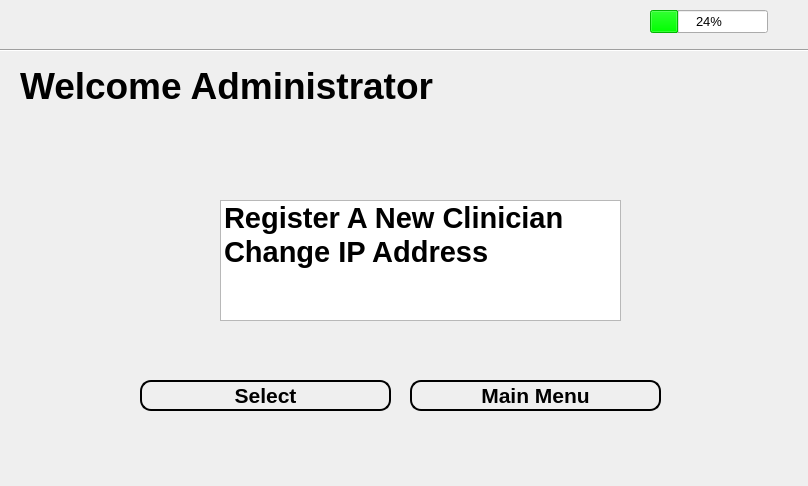
<?xml version="1.0" encoding="UTF-8"?>
<ui version="4.0">
 <class>administratorGui</class>
 <widget class="QWidget" name="administratorGui">
  <property name="geometry">
   <rect>
    <x>0</x>
    <y>0</y>
    <width>808</width>
    <height>486</height>
   </rect>
  </property>
  <property name="font">
   <font>
    <pointsize>10</pointsize>
   </font>
  </property>
  <property name="windowTitle">
   <string>Form</string>
  </property>
  <property name="styleSheet">
   <string notr="true"/>
  </property>
  <widget class="Line" name="line">
   <property name="geometry">
    <rect>
     <x>0</x>
     <y>40</y>
     <width>811</width>
     <height>20</height>
    </rect>
   </property>
   <property name="font">
    <font>
     <weight>75</weight>
     <bold>true</bold>
    </font>
   </property>
   <property name="orientation">
    <enum>Qt::Horizontal</enum>
   </property>
  </widget>
  <widget class="QLabel" name="label">
   <property name="geometry">
    <rect>
     <x>20</x>
     <y>60</y>
     <width>471</width>
     <height>51</height>
    </rect>
   </property>
   <property name="font">
    <font>
     <pointsize>28</pointsize>
     <weight>75</weight>
     <bold>true</bold>
    </font>
   </property>
   <property name="text">
    <string>Welcome Administrator </string>
   </property>
  </widget>
  <widget class="QLabel" name="Date">
   <property name="geometry">
    <rect>
     <x>30</x>
     <y>10</y>
     <width>191</width>
     <height>31</height>
    </rect>
   </property>
   <property name="palette">
    <palette>
     <active>
      <colorrole role="WindowText">
       <brush brushstyle="SolidPattern">
        <color alpha="255">
         <red>0</red>
         <green>0</green>
         <blue>0</blue>
        </color>
       </brush>
      </colorrole>
      <colorrole role="Text">
       <brush brushstyle="SolidPattern">
        <color alpha="255">
         <red>0</red>
         <green>0</green>
         <blue>0</blue>
        </color>
       </brush>
      </colorrole>
      <colorrole role="LinkVisited">
       <brush brushstyle="SolidPattern">
        <color alpha="255">
         <red>0</red>
         <green>0</green>
         <blue>0</blue>
        </color>
       </brush>
      </colorrole>
      <colorrole role="ToolTipText">
       <brush brushstyle="SolidPattern">
        <color alpha="255">
         <red>255</red>
         <green>255</green>
         <blue>255</blue>
        </color>
       </brush>
      </colorrole>
     </active>
     <inactive>
      <colorrole role="WindowText">
       <brush brushstyle="SolidPattern">
        <color alpha="255">
         <red>0</red>
         <green>0</green>
         <blue>0</blue>
        </color>
       </brush>
      </colorrole>
      <colorrole role="Text">
       <brush brushstyle="SolidPattern">
        <color alpha="255">
         <red>0</red>
         <green>0</green>
         <blue>0</blue>
        </color>
       </brush>
      </colorrole>
      <colorrole role="LinkVisited">
       <brush brushstyle="SolidPattern">
        <color alpha="255">
         <red>0</red>
         <green>0</green>
         <blue>0</blue>
        </color>
       </brush>
      </colorrole>
      <colorrole role="ToolTipText">
       <brush brushstyle="SolidPattern">
        <color alpha="255">
         <red>255</red>
         <green>255</green>
         <blue>255</blue>
        </color>
       </brush>
      </colorrole>
     </inactive>
     <disabled>
      <colorrole role="WindowText">
       <brush brushstyle="SolidPattern">
        <color alpha="255">
         <red>120</red>
         <green>120</green>
         <blue>120</blue>
        </color>
       </brush>
      </colorrole>
      <colorrole role="Text">
       <brush brushstyle="SolidPattern">
        <color alpha="255">
         <red>120</red>
         <green>120</green>
         <blue>120</blue>
        </color>
       </brush>
      </colorrole>
      <colorrole role="LinkVisited">
       <brush brushstyle="SolidPattern">
        <color alpha="255">
         <red>0</red>
         <green>0</green>
         <blue>0</blue>
        </color>
       </brush>
      </colorrole>
      <colorrole role="ToolTipText">
       <brush brushstyle="SolidPattern">
        <color alpha="255">
         <red>255</red>
         <green>255</green>
         <blue>255</blue>
        </color>
       </brush>
      </colorrole>
     </disabled>
    </palette>
   </property>
   <property name="font">
    <font>
     <pointsize>14</pointsize>
     <weight>75</weight>
     <bold>true</bold>
    </font>
   </property>
   <property name="text">
    <string/>
   </property>
  </widget>
  <widget class="QLabel" name="Time">
   <property name="geometry">
    <rect>
     <x>340</x>
     <y>10</y>
     <width>181</width>
     <height>31</height>
    </rect>
   </property>
   <property name="palette">
    <palette>
     <active>
      <colorrole role="WindowText">
       <brush brushstyle="SolidPattern">
        <color alpha="255">
         <red>0</red>
         <green>0</green>
         <blue>0</blue>
        </color>
       </brush>
      </colorrole>
      <colorrole role="Text">
       <brush brushstyle="SolidPattern">
        <color alpha="255">
         <red>0</red>
         <green>0</green>
         <blue>0</blue>
        </color>
       </brush>
      </colorrole>
      <colorrole role="ToolTipText">
       <brush brushstyle="SolidPattern">
        <color alpha="255">
         <red>255</red>
         <green>255</green>
         <blue>255</blue>
        </color>
       </brush>
      </colorrole>
     </active>
     <inactive>
      <colorrole role="WindowText">
       <brush brushstyle="SolidPattern">
        <color alpha="255">
         <red>0</red>
         <green>0</green>
         <blue>0</blue>
        </color>
       </brush>
      </colorrole>
      <colorrole role="Text">
       <brush brushstyle="SolidPattern">
        <color alpha="255">
         <red>0</red>
         <green>0</green>
         <blue>0</blue>
        </color>
       </brush>
      </colorrole>
      <colorrole role="ToolTipText">
       <brush brushstyle="SolidPattern">
        <color alpha="255">
         <red>255</red>
         <green>255</green>
         <blue>255</blue>
        </color>
       </brush>
      </colorrole>
     </inactive>
     <disabled>
      <colorrole role="WindowText">
       <brush brushstyle="SolidPattern">
        <color alpha="255">
         <red>120</red>
         <green>120</green>
         <blue>120</blue>
        </color>
       </brush>
      </colorrole>
      <colorrole role="Text">
       <brush brushstyle="SolidPattern">
        <color alpha="255">
         <red>120</red>
         <green>120</green>
         <blue>120</blue>
        </color>
       </brush>
      </colorrole>
      <colorrole role="ToolTipText">
       <brush brushstyle="SolidPattern">
        <color alpha="255">
         <red>255</red>
         <green>255</green>
         <blue>255</blue>
        </color>
       </brush>
      </colorrole>
     </disabled>
    </palette>
   </property>
   <property name="font">
    <font>
     <pointsize>14</pointsize>
     <weight>75</weight>
     <italic>false</italic>
     <bold>true</bold>
    </font>
   </property>
   <property name="text">
    <string/>
   </property>
  </widget>
  <widget class="QProgressBar" name="progressBar">
   <property name="geometry">
    <rect>
     <x>650</x>
     <y>10</y>
     <width>118</width>
     <height>23</height>
    </rect>
   </property>
   <property name="palette">
    <palette>
     <active>
      <colorrole role="WindowText">
       <brush brushstyle="SolidPattern">
        <color alpha="255">
         <red>0</red>
         <green>0</green>
         <blue>0</blue>
        </color>
       </brush>
      </colorrole>
      <colorrole role="Text">
       <brush brushstyle="SolidPattern">
        <color alpha="255">
         <red>0</red>
         <green>0</green>
         <blue>0</blue>
        </color>
       </brush>
      </colorrole>
      <colorrole role="Highlight">
       <brush brushstyle="SolidPattern">
        <color alpha="255">
         <red>0</red>
         <green>255</green>
         <blue>0</blue>
        </color>
       </brush>
      </colorrole>
      <colorrole role="ToolTipText">
       <brush brushstyle="SolidPattern">
        <color alpha="255">
         <red>255</red>
         <green>255</green>
         <blue>255</blue>
        </color>
       </brush>
      </colorrole>
     </active>
     <inactive>
      <colorrole role="WindowText">
       <brush brushstyle="SolidPattern">
        <color alpha="255">
         <red>0</red>
         <green>0</green>
         <blue>0</blue>
        </color>
       </brush>
      </colorrole>
      <colorrole role="Text">
       <brush brushstyle="SolidPattern">
        <color alpha="255">
         <red>0</red>
         <green>0</green>
         <blue>0</blue>
        </color>
       </brush>
      </colorrole>
      <colorrole role="Highlight">
       <brush brushstyle="SolidPattern">
        <color alpha="255">
         <red>0</red>
         <green>255</green>
         <blue>0</blue>
        </color>
       </brush>
      </colorrole>
      <colorrole role="ToolTipText">
       <brush brushstyle="SolidPattern">
        <color alpha="255">
         <red>255</red>
         <green>255</green>
         <blue>255</blue>
        </color>
       </brush>
      </colorrole>
     </inactive>
     <disabled>
      <colorrole role="WindowText">
       <brush brushstyle="SolidPattern">
        <color alpha="255">
         <red>120</red>
         <green>120</green>
         <blue>120</blue>
        </color>
       </brush>
      </colorrole>
      <colorrole role="Text">
       <brush brushstyle="SolidPattern">
        <color alpha="255">
         <red>120</red>
         <green>120</green>
         <blue>120</blue>
        </color>
       </brush>
      </colorrole>
      <colorrole role="Highlight">
       <brush brushstyle="SolidPattern">
        <color alpha="255">
         <red>51</red>
         <green>153</green>
         <blue>255</blue>
        </color>
       </brush>
      </colorrole>
      <colorrole role="ToolTipText">
       <brush brushstyle="SolidPattern">
        <color alpha="255">
         <red>255</red>
         <green>255</green>
         <blue>255</blue>
        </color>
       </brush>
      </colorrole>
     </disabled>
    </palette>
   </property>
   <property name="value">
    <number>24</number>
   </property>
  </widget>
  <widget class="QPushButton" name="pushButton">
   <property name="geometry">
    <rect>
     <x>410</x>
     <y>380</y>
     <width>251</width>
     <height>31</height>
    </rect>
   </property>
   <property name="font">
    <font>
     <pointsize>16</pointsize>
     <weight>75</weight>
     <bold>true</bold>
    </font>
   </property>
   <property name="styleSheet">
    <string notr="true">color: #000000;
border: 2px solid #000;
border-radius: 11px;
padding: 5px;
background: qradialgradient(cx: 0.3, cy: -0.4,
fx: 0.3, fy: -0.4,
radius: 1.35, stop: 0 #fff, stop: 1 #888);
min-width: 80px;</string>
   </property>
   <property name="text">
    <string>Main Menu</string>
   </property>
  </widget>
  <widget class="QListWidget" name="listWidget">
   <property name="geometry">
    <rect>
     <x>220</x>
     <y>200</y>
     <width>401</width>
     <height>121</height>
    </rect>
   </property>
   <property name="font">
    <font>
     <pointsize>22</pointsize>
     <weight>75</weight>
     <bold>true</bold>
    </font>
   </property>
   <item>
    <property name="text">
     <string>Register A New Clinician</string>
    </property>
   </item>
   <item>
    <property name="text">
     <string>Change IP Address</string>
    </property>
   </item>
  </widget>
  <widget class="QPushButton" name="pushButton_2">
   <property name="geometry">
    <rect>
     <x>140</x>
     <y>380</y>
     <width>251</width>
     <height>31</height>
    </rect>
   </property>
   <property name="font">
    <font>
     <pointsize>16</pointsize>
     <weight>75</weight>
     <bold>true</bold>
    </font>
   </property>
   <property name="styleSheet">
    <string notr="true">color: #000000;
border: 2px solid #000;
border-radius: 11px;
padding: 5px;
background: qradialgradient(cx: 0.3, cy: -0.4,
fx: 0.3, fy: -0.4,
radius: 1.35, stop: 0 #fff, stop: 1 #888);
min-width: 80px;</string>
   </property>
   <property name="text">
    <string>Select</string>
   </property>
  </widget>
  <widget class="QLabel" name="label_2">
   <property name="geometry">
    <rect>
     <x>10</x>
     <y>130</y>
     <width>551</width>
     <height>51</height>
    </rect>
   </property>
   <property name="palette">
    <palette>
     <active>
      <colorrole role="WindowText">
       <brush brushstyle="SolidPattern">
        <color alpha="255">
         <red>0</red>
         <green>0</green>
         <blue>0</blue>
        </color>
       </brush>
      </colorrole>
      <colorrole role="Button">
       <brush brushstyle="SolidPattern">
        <color alpha="255">
         <red>170</red>
         <green>0</green>
         <blue>0</blue>
        </color>
       </brush>
      </colorrole>
      <colorrole role="Light">
       <brush brushstyle="SolidPattern">
        <color alpha="255">
         <red>255</red>
         <green>0</green>
         <blue>0</blue>
        </color>
       </brush>
      </colorrole>
      <colorrole role="Midlight">
       <brush brushstyle="SolidPattern">
        <color alpha="255">
         <red>212</red>
         <green>0</green>
         <blue>0</blue>
        </color>
       </brush>
      </colorrole>
      <colorrole role="Dark">
       <brush brushstyle="SolidPattern">
        <color alpha="255">
         <red>85</red>
         <green>0</green>
         <blue>0</blue>
        </color>
       </brush>
      </colorrole>
      <colorrole role="Mid">
       <brush brushstyle="SolidPattern">
        <color alpha="255">
         <red>113</red>
         <green>0</green>
         <blue>0</blue>
        </color>
       </brush>
      </colorrole>
      <colorrole role="Text">
       <brush brushstyle="SolidPattern">
        <color alpha="255">
         <red>0</red>
         <green>0</green>
         <blue>0</blue>
        </color>
       </brush>
      </colorrole>
      <colorrole role="BrightText">
       <brush brushstyle="SolidPattern">
        <color alpha="255">
         <red>255</red>
         <green>255</green>
         <blue>255</blue>
        </color>
       </brush>
      </colorrole>
      <colorrole role="ButtonText">
       <brush brushstyle="SolidPattern">
        <color alpha="255">
         <red>0</red>
         <green>0</green>
         <blue>0</blue>
        </color>
       </brush>
      </colorrole>
      <colorrole role="Base">
       <brush brushstyle="SolidPattern">
        <color alpha="255">
         <red>255</red>
         <green>255</green>
         <blue>255</blue>
        </color>
       </brush>
      </colorrole>
      <colorrole role="Window">
       <brush brushstyle="SolidPattern">
        <color alpha="255">
         <red>170</red>
         <green>0</green>
         <blue>0</blue>
        </color>
       </brush>
      </colorrole>
      <colorrole role="Shadow">
       <brush brushstyle="SolidPattern">
        <color alpha="255">
         <red>0</red>
         <green>0</green>
         <blue>0</blue>
        </color>
       </brush>
      </colorrole>
      <colorrole role="AlternateBase">
       <brush brushstyle="SolidPattern">
        <color alpha="255">
         <red>212</red>
         <green>127</green>
         <blue>127</blue>
        </color>
       </brush>
      </colorrole>
      <colorrole role="ToolTipBase">
       <brush brushstyle="SolidPattern">
        <color alpha="255">
         <red>255</red>
         <green>255</green>
         <blue>220</blue>
        </color>
       </brush>
      </colorrole>
      <colorrole role="ToolTipText">
       <brush brushstyle="SolidPattern">
        <color alpha="255">
         <red>0</red>
         <green>0</green>
         <blue>0</blue>
        </color>
       </brush>
      </colorrole>
     </active>
     <inactive>
      <colorrole role="WindowText">
       <brush brushstyle="SolidPattern">
        <color alpha="255">
         <red>0</red>
         <green>0</green>
         <blue>0</blue>
        </color>
       </brush>
      </colorrole>
      <colorrole role="Button">
       <brush brushstyle="SolidPattern">
        <color alpha="255">
         <red>170</red>
         <green>0</green>
         <blue>0</blue>
        </color>
       </brush>
      </colorrole>
      <colorrole role="Light">
       <brush brushstyle="SolidPattern">
        <color alpha="255">
         <red>255</red>
         <green>0</green>
         <blue>0</blue>
        </color>
       </brush>
      </colorrole>
      <colorrole role="Midlight">
       <brush brushstyle="SolidPattern">
        <color alpha="255">
         <red>212</red>
         <green>0</green>
         <blue>0</blue>
        </color>
       </brush>
      </colorrole>
      <colorrole role="Dark">
       <brush brushstyle="SolidPattern">
        <color alpha="255">
         <red>85</red>
         <green>0</green>
         <blue>0</blue>
        </color>
       </brush>
      </colorrole>
      <colorrole role="Mid">
       <brush brushstyle="SolidPattern">
        <color alpha="255">
         <red>113</red>
         <green>0</green>
         <blue>0</blue>
        </color>
       </brush>
      </colorrole>
      <colorrole role="Text">
       <brush brushstyle="SolidPattern">
        <color alpha="255">
         <red>0</red>
         <green>0</green>
         <blue>0</blue>
        </color>
       </brush>
      </colorrole>
      <colorrole role="BrightText">
       <brush brushstyle="SolidPattern">
        <color alpha="255">
         <red>255</red>
         <green>255</green>
         <blue>255</blue>
        </color>
       </brush>
      </colorrole>
      <colorrole role="ButtonText">
       <brush brushstyle="SolidPattern">
        <color alpha="255">
         <red>0</red>
         <green>0</green>
         <blue>0</blue>
        </color>
       </brush>
      </colorrole>
      <colorrole role="Base">
       <brush brushstyle="SolidPattern">
        <color alpha="255">
         <red>255</red>
         <green>255</green>
         <blue>255</blue>
        </color>
       </brush>
      </colorrole>
      <colorrole role="Window">
       <brush brushstyle="SolidPattern">
        <color alpha="255">
         <red>170</red>
         <green>0</green>
         <blue>0</blue>
        </color>
       </brush>
      </colorrole>
      <colorrole role="Shadow">
       <brush brushstyle="SolidPattern">
        <color alpha="255">
         <red>0</red>
         <green>0</green>
         <blue>0</blue>
        </color>
       </brush>
      </colorrole>
      <colorrole role="AlternateBase">
       <brush brushstyle="SolidPattern">
        <color alpha="255">
         <red>212</red>
         <green>127</green>
         <blue>127</blue>
        </color>
       </brush>
      </colorrole>
      <colorrole role="ToolTipBase">
       <brush brushstyle="SolidPattern">
        <color alpha="255">
         <red>255</red>
         <green>255</green>
         <blue>220</blue>
        </color>
       </brush>
      </colorrole>
      <colorrole role="ToolTipText">
       <brush brushstyle="SolidPattern">
        <color alpha="255">
         <red>0</red>
         <green>0</green>
         <blue>0</blue>
        </color>
       </brush>
      </colorrole>
     </inactive>
     <disabled>
      <colorrole role="WindowText">
       <brush brushstyle="SolidPattern">
        <color alpha="255">
         <red>85</red>
         <green>0</green>
         <blue>0</blue>
        </color>
       </brush>
      </colorrole>
      <colorrole role="Button">
       <brush brushstyle="SolidPattern">
        <color alpha="255">
         <red>170</red>
         <green>0</green>
         <blue>0</blue>
        </color>
       </brush>
      </colorrole>
      <colorrole role="Light">
       <brush brushstyle="SolidPattern">
        <color alpha="255">
         <red>255</red>
         <green>0</green>
         <blue>0</blue>
        </color>
       </brush>
      </colorrole>
      <colorrole role="Midlight">
       <brush brushstyle="SolidPattern">
        <color alpha="255">
         <red>212</red>
         <green>0</green>
         <blue>0</blue>
        </color>
       </brush>
      </colorrole>
      <colorrole role="Dark">
       <brush brushstyle="SolidPattern">
        <color alpha="255">
         <red>85</red>
         <green>0</green>
         <blue>0</blue>
        </color>
       </brush>
      </colorrole>
      <colorrole role="Mid">
       <brush brushstyle="SolidPattern">
        <color alpha="255">
         <red>113</red>
         <green>0</green>
         <blue>0</blue>
        </color>
       </brush>
      </colorrole>
      <colorrole role="Text">
       <brush brushstyle="SolidPattern">
        <color alpha="255">
         <red>85</red>
         <green>0</green>
         <blue>0</blue>
        </color>
       </brush>
      </colorrole>
      <colorrole role="BrightText">
       <brush brushstyle="SolidPattern">
        <color alpha="255">
         <red>255</red>
         <green>255</green>
         <blue>255</blue>
        </color>
       </brush>
      </colorrole>
      <colorrole role="ButtonText">
       <brush brushstyle="SolidPattern">
        <color alpha="255">
         <red>85</red>
         <green>0</green>
         <blue>0</blue>
        </color>
       </brush>
      </colorrole>
      <colorrole role="Base">
       <brush brushstyle="SolidPattern">
        <color alpha="255">
         <red>170</red>
         <green>0</green>
         <blue>0</blue>
        </color>
       </brush>
      </colorrole>
      <colorrole role="Window">
       <brush brushstyle="SolidPattern">
        <color alpha="255">
         <red>170</red>
         <green>0</green>
         <blue>0</blue>
        </color>
       </brush>
      </colorrole>
      <colorrole role="Shadow">
       <brush brushstyle="SolidPattern">
        <color alpha="255">
         <red>0</red>
         <green>0</green>
         <blue>0</blue>
        </color>
       </brush>
      </colorrole>
      <colorrole role="AlternateBase">
       <brush brushstyle="SolidPattern">
        <color alpha="255">
         <red>170</red>
         <green>0</green>
         <blue>0</blue>
        </color>
       </brush>
      </colorrole>
      <colorrole role="ToolTipBase">
       <brush brushstyle="SolidPattern">
        <color alpha="255">
         <red>255</red>
         <green>255</green>
         <blue>220</blue>
        </color>
       </brush>
      </colorrole>
      <colorrole role="ToolTipText">
       <brush brushstyle="SolidPattern">
        <color alpha="255">
         <red>0</red>
         <green>0</green>
         <blue>0</blue>
        </color>
       </brush>
      </colorrole>
     </disabled>
    </palette>
   </property>
   <property name="font">
    <font>
     <pointsize>20</pointsize>
     <weight>75</weight>
     <bold>true</bold>
    </font>
   </property>
   <property name="text">
    <string/>
   </property>
  </widget>
  <widget class="QLabel" name="Error">
   <property name="geometry">
    <rect>
     <x>230</x>
     <y>330</y>
     <width>231</width>
     <height>31</height>
    </rect>
   </property>
   <property name="font">
    <font>
     <pointsize>15</pointsize>
     <weight>75</weight>
     <bold>true</bold>
    </font>
   </property>
   <property name="text">
    <string/>
   </property>
  </widget>
 </widget>
 <resources/>
 <connections/>
</ui>
